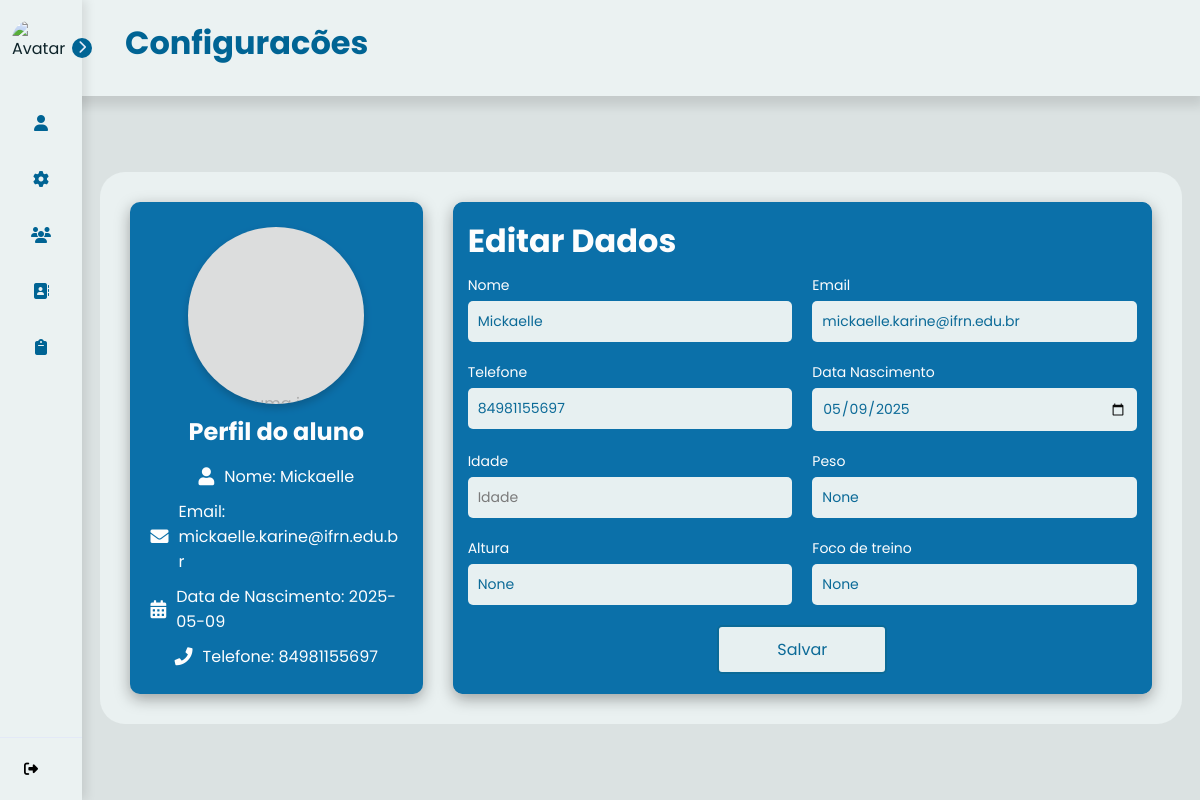
The page /configuracoes_personal (signed in) on the database as committed earlier.
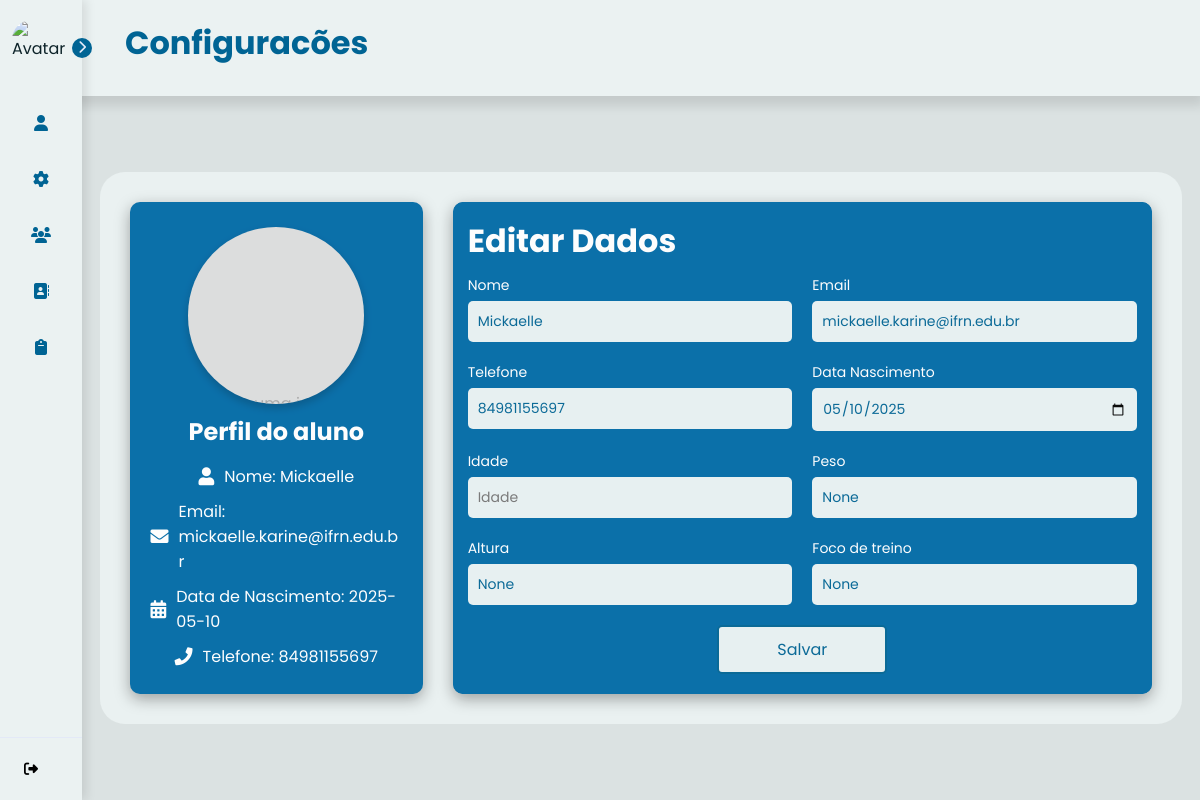
The same page on the database as committed later.
### tables this page shows
CREATE TABLE users (
    use_id INTEGER PRIMARY KEY AUTOINCREMENT,
    use_nome TEXT NOT NULL,
    use_senha TEXT NOT NULL,
    use_email TEXT NOT NULL,
    use_telefone TEXT NOT NULL,
    use_data_nascimento DATE NOT NULL,
    use_genero TEXT NOT NULL,
    use_tipo_usuario TEXT NOT NULL,
    use_dias_treino INT,
    use_horario_treino TIME,
    use_dias_trabalho INT ,
    use_horario_trabalho TIME,
    use_idade INT,
    use_peso FLOAT,
    use_altura FLOAT,
    use_foco_treino VARCHAR(90), /*foco do treino que o aluno quer desenvolver*/
    use_tipo_treino VARCHAR(90), /*tipo do treino que o personal gosta de ensinar*/
    use_contador INTEGER DEFAULT 0
);

### controllers/ProfileController.py (the view, shortened to what this page needs)
@profile_bp.route('/configuracoes_personal', methods=['GET', 'POST'])
@login_required
def configuracoes_personal():
    userid = current_user.get_id()
    user = User.get(userid)
    um_user = User.one(userid)
    return render_template('configuracoes_personal.html', user=um_user, user_info=user)

### app.py (called while the page is built)
@login_manager.user_loader
def load_user(user_id):
    return User.get(user_id)

### models/User.py (called while the page is built)
    def get_id(self):
        return self.id

    @classmethod
    def one(cls, id):
        conn = obter_conexao()
        cursor = conn.cursor()
        cursor.execute('SELECT * FROM users WHERE use_id = ?', (id,))
        consultar_user = cursor.fetchone()
        conn.close()
        return consultar_user

### models/__init__.py (called while the page is built)
def obter_conexao():
    conn = sqlite3.connect('database.db')
    conn.row_factory = sqlite3.Row
    return conn

### templates/configuracoes_personal.html (shortened to what this page needs)
{% extends "base_personal.html" %}
{% block titlePage %} Configuracões {% endblock %}
{% block content %}
<div class="profile-page">
    <div class="profile-container1">
        <label class="picture" for="picture__input" tabIndex="0">
            <span class="picture__image">Escolha uma imagem</span>
        </label>
        <h2>Perfil do {{ user_info.tipo_usuario}}</h2>
        <div class="profile-info1">
            <div class="info-item">
                <i class="fas fa-user"></i>
                <p>Nome: {{ user_info.nome }}</p>
            </div>
            <div class="info-item">
                <i class="fas fa-envelope"></i>
                <p>Email: {{ user_info.email }}</p>
            </div>
            <div class="info-item">
                <i class="fas fa-calendar-alt"></i>
                <p>Data de Nascimento: {{ user_info.data_nascimento }} </p>
            </div>
            <div class="info-item">
                <i class="fas fa-phone"></i>
                <p>Telefone: {{ user_info.telefone }}</p>
            </div>
        </div>
    </div>
    <div class="profile-container2">
        <div class="form">
            <h1>Editar Dados</h1>
            <form method="POST" action="/configuracoes">
                <div class="input-group">
                    <div class="input-box">
                        <label for="nome_edit">Nome</label>
                        <input id="nome_edit" type="text" name="nome_edit" placeholder="Insira seu nome" value="{{user.use_nome}}" required>
                    </div>
                    <div class="input-box">
                        <label for="email_edit">Email</label>
                        <input id="email_edit" type="text" name="email_edit" placeholder="Insira seu email" value="{{user.use_email}}" required>
                    </div>
                    <div class="input-box">
                        <label for="telefone_edit">Telefone</label>
                        <input id="telefone_edit" type="text" name="telefone_edit" placeholder="Insira seu Telefone" value="{{user.use_telefone}}" required>
                    </div>
                    <div class="input-box">
                        <label for="data_nascimento_edit">Data Nascimento</label>
                        <input name='data_nascimento_edit' type="date" id="data_nascimento_edit" value="{{user.use_data_nascimento}}" Placeholder="Data de nascimento" required>
                    </div>
                    <div class="input-box">
                        <label for="idade_edit">Idade</label>
                        <input name='idade_edit' type="number" id="idade_edit" value="{{user.use_idade}}" Placeholder="Idade" required>
                    </div>
                    <div class="input-box">
                        <label for="peso_edit">Peso</label>
                        <input name='peso_edit' type="text" id="peso_edit" value="{{user.use_peso}}" Placeholder="Peso" required>
                    </div>
                    <div class="input-box">
                        <label for="altura_edit">Altura</label>
                        <input name='altura_edit' type="text" id="altura_edit" value="{{user.use_altura}}" Placeholder="Altura" required>
                    </div>
                    <div class="input-box">
                        <label for="foco_treino_edit">Foco de treino</label>
                        <input name='foco_treino_edit' type="text" id="foco_treino_edit" value="{{user.use_foco_treino}}" Placeholder="Foco de Treino" required>
                    </div>
                </div>
                <div class="continue-button">
                    <button><a href="#">Salvar</a></button>
                </div>
            </form>
        </div>
    </div>
</div>
{% endblock %}

Rows that differ between the two databases and show on the page:
changed users "aluno": data_nascimento "2025-05-09" → "2025-05-10"; data_nascimento_edit "05/09/2025" → "05/10/2025"
